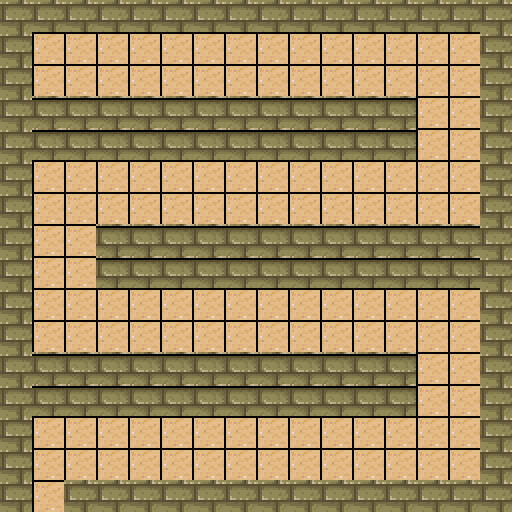

Rendered tile map (Tiled .tmx) drawn with the repository's tilesets; below, a short description and the full map source, tile grids included:
An orthogonal 16x16 tile map with 32x32 px tiles, 1 tile layer (Tile Layer 1).

<map version="1.0" tiledversion="1.0.2" orientation="orthogonal" renderorder="right-down" width="16" height="16" tilewidth="32" tileheight="32" nextobjectid="1">
 <tileset firstgid="1" source="test.tsx" />
 <layer name="Tile Layer 1" width="16" height="16" opacity="0.9">
  <data encoding="csv">
52,52,52,52,52,52,52,52,52,52,52,52,52,52,52,52,
52,1,1,1,1,1,1,1,1,1,1,1,1,1,1,52,
52,1,1,1,1,1,1,1,1,1,1,1,1,1,1,52,
52,36,36,36,36,36,36,36,36,36,36,36,36,1,1,52,
52,36,36,36,36,36,36,36,36,36,36,36,36,1,1,52,
52,1,1,1,1,1,1,1,1,1,1,1,1,1,1,52,
52,1,1,1,1,1,1,1,1,1,1,1,1,1,1,52,
52,1,1,36,36,36,36,36,36,36,36,36,36,36,36,52,
52,1,1,36,36,36,36,36,36,36,36,36,36,36,36,52,
52,1,1,1,1,1,1,1,1,1,1,1,1,1,1,52,
52,1,1,1,1,1,1,1,1,1,1,1,1,1,1,52,
52,36,36,36,36,36,36,36,36,36,36,36,36,1,1,52,
52,36,36,36,36,36,36,36,36,36,36,36,36,1,1,52,
52,1,1,1,1,1,1,1,1,1,1,1,1,1,1,52,
52,1,1,1,1,1,1,1,1,1,1,1,1,1,1,52,
52,1,52,52,52,52,52,52,52,52,52,52,52,52,52,52
</data>
 </layer>
</map>
